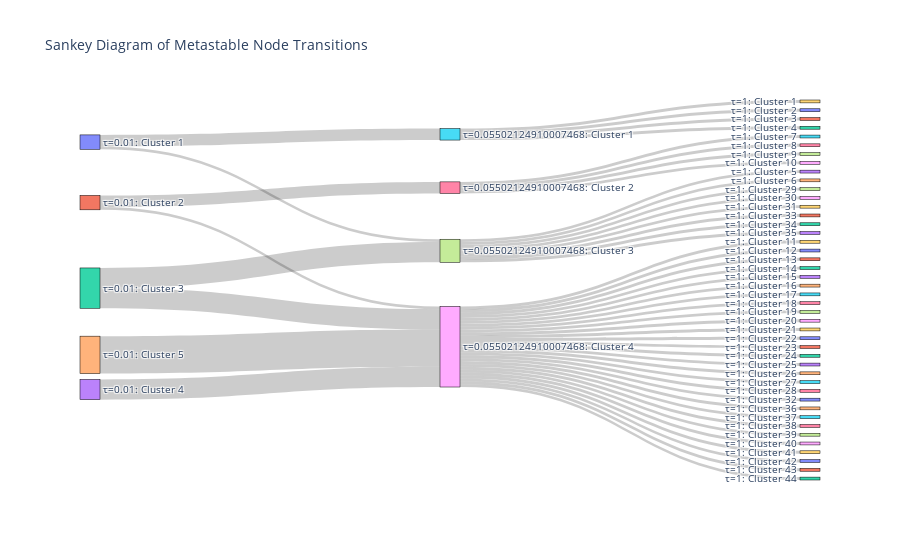

Write notebook code for a chart like this one.
### Code cell
# Example for a network with 10 nodes and 3 τ time scales.
plot_sankey(partitions, tau_values)
partdict_tau = identify_switching_nodes(partitions, tau_values)

### Figure 1 — Plotly figure (JSON) as saved in the notebook; plotly's stock layout.template omitted (floating-point values rounded to 4 significant figures)
{"data": [{"link": {"source": [3, 2, 2, 0, 0, 4, 1, 1, 8, 7, 8, 8, 7, 7, 8, 5, 7, 5, 8, 8, 5, 6, 8, 8, 8, 8, 8, 8, 8, 8, 8, 6, 8, 6, 8, 8, 8, 8, 8, 6, 8, 5, 8, 8, 7, 8, 8, 7, 7, 7, 8, 8], "target": [8, 7, 8, 5, 7, 8, 6, 8, 19, 39, 36, 51, 14, 41, 47, 12, 13, 11, 21, 24, 9, 17, 20, 26, 34, 44, 52, 25, 32, 30, 27, 15, 46, 16, 49, 40, 23, 22, 31, 18, 28, 10, 33, 35, 43, 48, 45, 37, 42, 38, 29, 50], "value": [7, 7, 7, 4, 1, 13, 4, 1, 1, 1, 1, 1, 1, 1, 1, 1, 1, 1, 1, 1, 1, 1, 1, 1, 1, 1, 1, 1, 1, 1, 1, 1, 1, 1, 1, 1, 1, 1, 1, 1, 1, 1, 1, 1, 1, 1, 1, 1, 1, 1, 1, 1]}, "node": {"label": ["τ=0.01: Cluster 1", "τ=0.01: Cluster 2", "τ=0.01: Cluster 3", "τ=0.01: Cluster 4", "τ=0.01: Cluster 5", "τ=0.05502124910007468: Cluster 1", "τ=0.05502124910007468: Cluster 2", "τ=0.05502124910007468: Cluster 3", "τ=0.05502124910007468: Cluster 4", "τ=1: Cluster 1", "τ=1: Cluster 2", "τ=1: Cluster 3", "τ=1: Cluster 4", "τ=1: Cluster 5", "τ=1: Cluster 6", "τ=1: Cluster 7", "τ=1: Cluster 8", "τ=1: Cluster 9", "τ=1: Cluster 10", "τ=1: Cluster 11", "τ=1: Cluster 12", "τ=1: Cluster 13", "τ=1: Cluster 14", "τ=1: Cluster 15", "τ=1: Cluster 16", "τ=1: Cluster 17", "τ=1: Cluster 18", "τ=1: Cluster 19", "τ=1: Cluster 20", "τ=1: Cluster 21", "τ=1: Cluster 22", "τ=1: Cluster 23", "τ=1: Cluster 24", "τ=1: Cluster 25", "τ=1: Cluster 26", "τ=1: Cluster 27", "τ=1: Cluster 28", "τ=1: Cluster 29", "τ=1: Cluster 30", "τ=1: Cluster 31", "τ=1: Cluster 32", "τ=1: Cluster 33", "τ=1: Cluster 34", "τ=1: Cluster 35", "τ=1: Cluster 36", "τ=1: Cluster 37", "τ=1: Cluster 38", "τ=1: Cluster 39", "τ=1: Cluster 40", "τ=1: Cluster 41", "τ=1: Cluster 42", "τ=1: Cluster 43", "τ=1: Cluster 44"], "line": {"color": "black", "width": 0.5}, "pad": 15, "thickness": 20}, "type": "sankey"}], "layout": {"font": {"size": 10}, "title": {"text": "Sankey Diagram of Metastable Node Transitions"}}}
